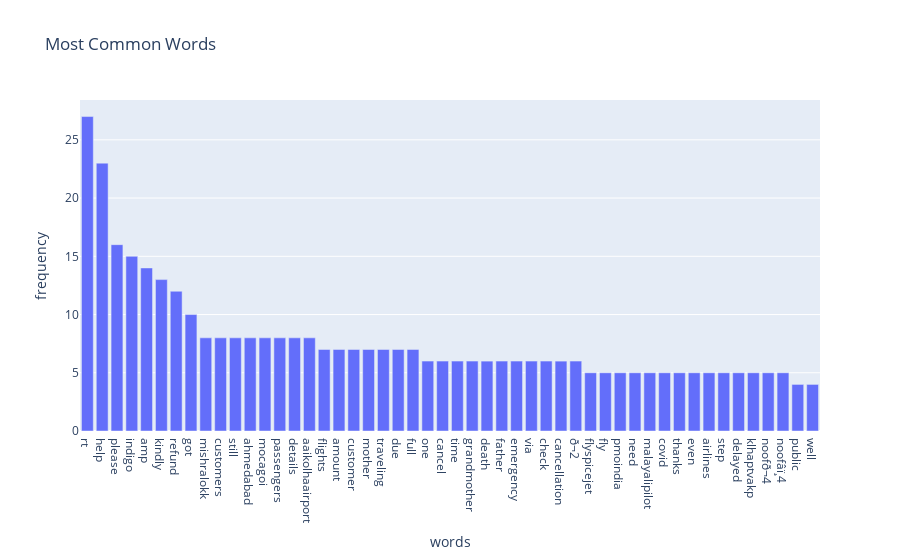

The code cell stored with this chart in its notebook:
### Code cell
px.bar(words_df, x='words', y='frequency',title='Most Common Words')

### Figure 1 — Plotly figure (JSON) as saved in the notebook; plotly's stock layout.template omitted (floating-point values rounded to 4 significant figures)
{"data": [{"alignmentgroup": "True", "hovertemplate": "words=%{x}<br>frequency=%{y}<extra></extra>", "legendgroup": "", "marker": {"color": "#636efa", "pattern": {"shape": ""}}, "name": "", "offsetgroup": "", "orientation": "v", "showlegend": false, "textposition": "auto", "type": "bar", "x": ["rt", "help", "please", "indigo", "amp", "kindly", "refund", "got", "mishralokk", "customers", "still", "ahmedabad", "mocagoi", "passengers", "details", "aaikolhaairport", "flights", "amount", "customer", "mother", "traveling", "due", "full", "one", "cancel", "time", "grandmother", "death", "father", "emergency", "via", "check", "cancellation", "ð¬2", "flyspicejet", "fly", "pmoindia", "need", "malayalipilot", "covid", "thanks", "even", "airlines", "step", "delayed", "klhaptvakp", "noofð¬4", "noofâï¸4", "public", "well"], "xaxis": "x", "y": [27, 23, 16, 15, 14, 13, 12, 10, 8, 8, 8, 8, 8, 8, 8, 8, 7, 7, 7, 7, 7, 7, 7, 6, 6, 6, 6, 6, 6, 6, 6, 6, 6, 6, 5, 5, 5, 5, 5, 5, 5, 5, 5, 5, 5, 5, 5, 5, 4, 4], "yaxis": "y"}], "layout": {"barmode": "relative", "legend": {"tracegroupgap": 0}, "title": {"text": "Most Common Words"}, "xaxis": {"anchor": "y", "domain": [0, 1], "title": {"text": "words"}}, "yaxis": {"anchor": "x", "domain": [0, 1], "title": {"text": "frequency"}}}}
